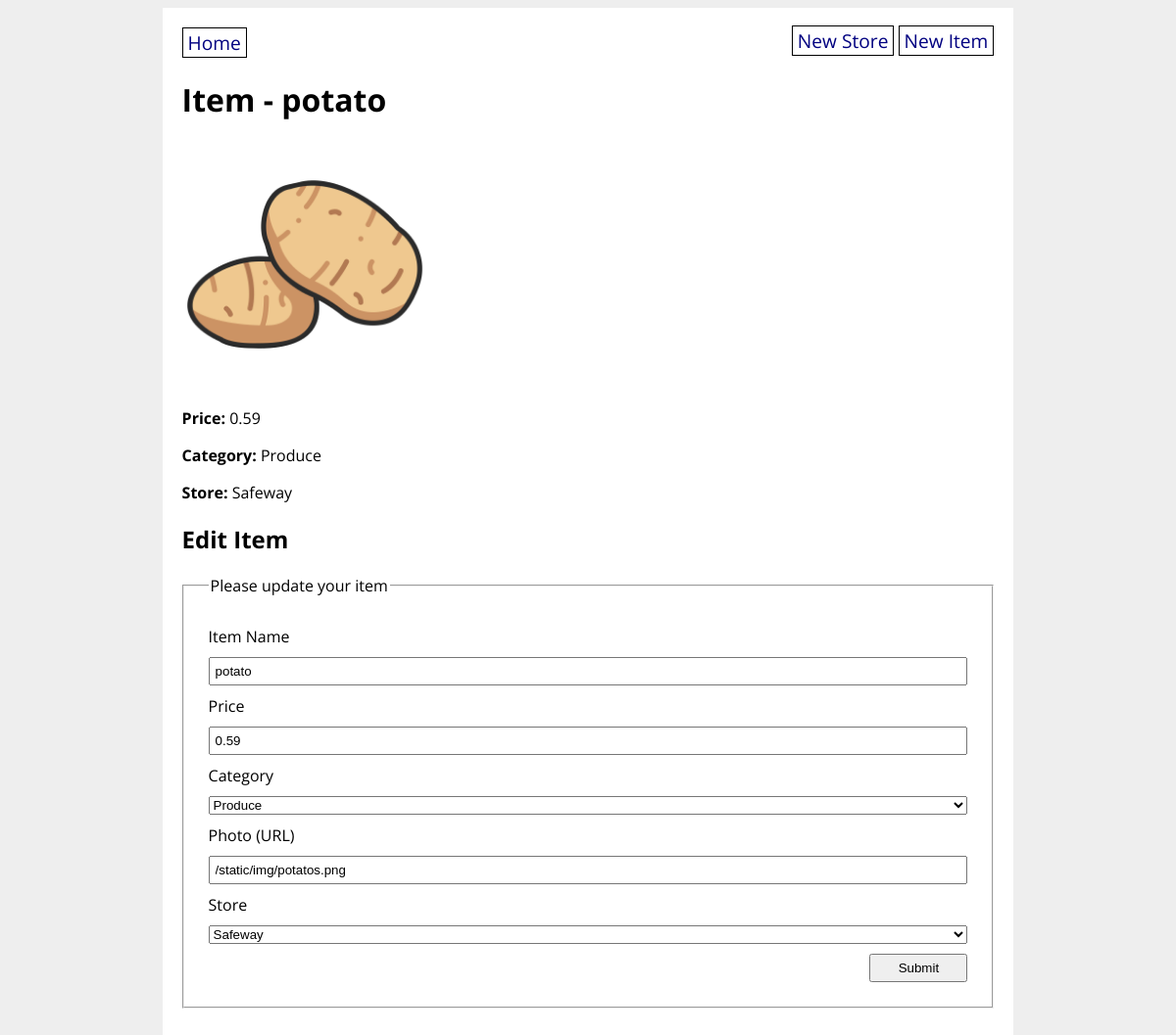
/item/1, run on an earlier commit of the app's database.
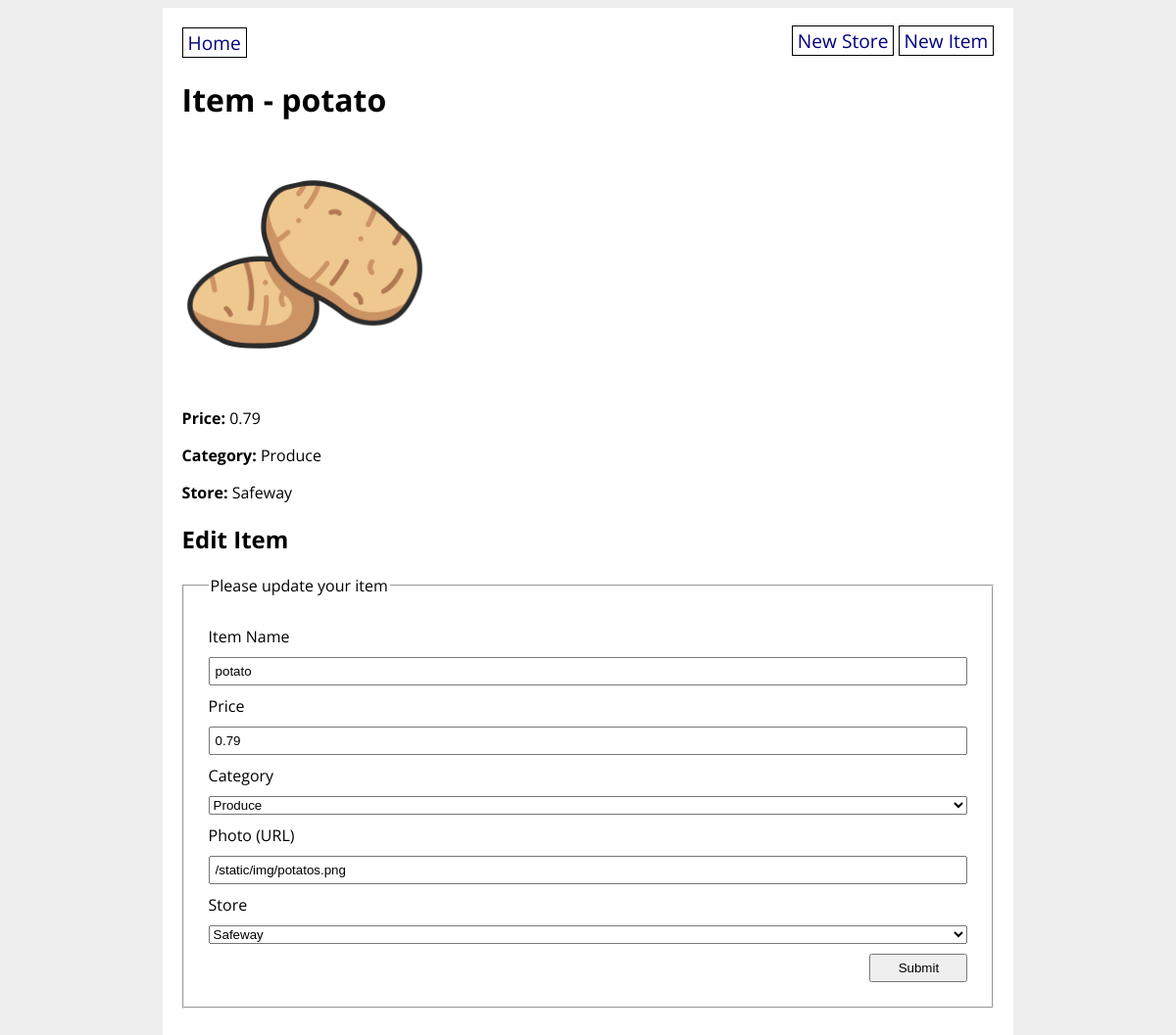
And on a later commit of the database.
### grocery_app/models.py (models this page shows)
class GroceryItem(db.Model):
    id = db.Column(db.Integer, primary_key=True)
    name = db.Column(db.String(80), nullable=False)
    price = db.Column(db.Float(precision=2), nullable=False)
    category = db.Column(db.Enum(ItemCategory), default=ItemCategory.OTHER)
    photo_url = db.Column(URLType)
    store_id = db.Column(
        db.Integer, db.ForeignKey('grocery_store.id'), nullable=False)
    store = db.relationship('GroceryStore', back_populates='items')

### grocery_app/routes.py (the view, shortened to what this page needs)
@main.route('/item/<item_id>', methods=['GET', 'POST'])
def item_detail(item_id):
    item = GroceryItem.query.get(item_id)
    form = GroceryItemForm(obj=item)
    item = GroceryItem.query.get(item_id)
    return render_template('item_detail.html', item=item, form=form)

### grocery_app/forms.py
class GroceryItemForm(FlaskForm):
    name = StringField('Item Name', validators=[DataRequired()])
    price = FloatField('Price', validators=[DataRequired()])
    category = SelectField('Category', choices=ItemCategory.choices())
    photo_url = StringField('Photo (URL)', validators=[DataRequired()])
    store = QuerySelectField('Store', query_factory= lambda: GroceryStore.query, get_label='title', allow_blank=False)
    submit = SubmitField('Submit')

### grocery_app/utils.py (called while the page is built)
    def __str__(self):
        return str(self.value)

### grocery_app/templates/item_detail.html (shortened to what this page needs)
{% extends 'base.html' %}
{% block content %}
<h1>Item - {{ item.name }}</h1>
<p><img src="{{ item.photo_url }}" width="250px" height="250px"></p>
<p><strong>Price:</strong> {{ item.price }}</p>
<p><strong>Category:</strong> {{ item.category }}</p>
<p><strong>Store:</strong> {{ item.store.title }}</p>
<h2>Edit Item</h2>
<form method="POST" action="{{ url_for('main.item_detail', item_id=item.id) }}">
    <fieldset>
        <legend>Please update your item</legend>
        {% include "item_form.html" %}
    </fieldset>
</form>
{% endblock %}

### grocery_app/templates/item_form.html
        {{ form.name.label }}
        {{ form.name(placeholder="Item Name") }}
        {{ form.price.label }}
        {{ form.price(placeholder="0.00") }}
        {{ form.category.label }}
        {{ form.category }}
        {{ form.photo_url.label }}
        {{ form.photo_url }}
        {{ form.store.label }}
        {{ form.store }}
       {{ form.submit }}

What changed in the data, as far as the page shows it:
changed GroceryItem "potato": price "0.59" → "0.79"
